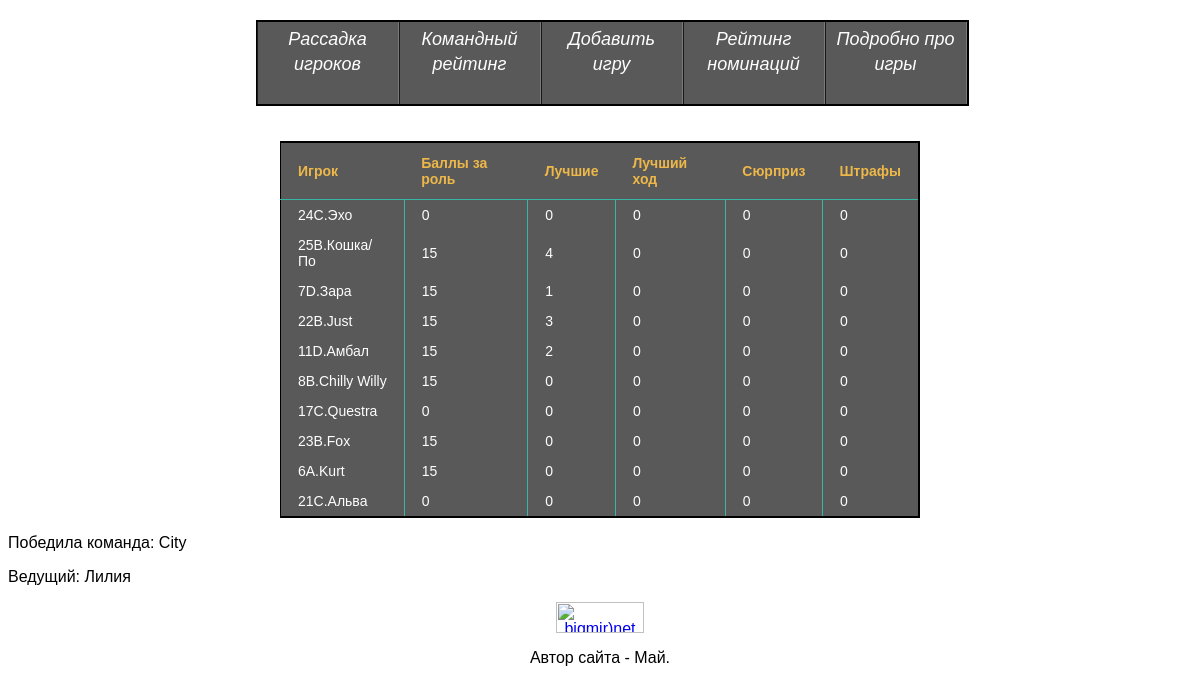
The app's page /?action=showGames&gameid=79 with its own data.
### tables this page shows
CREATE TABLE IF NOT EXISTS `PlayerGame` (
  `Id` int(11) NOT NULL AUTO_INCREMENT,
  `Player` varchar(256) NOT NULL,
  `GameId` int(11) NOT NULL,
  `Role` int(11) NOT NULL,
  `BestVotes` int(11) NOT NULL,
  `BestMove` int(11) NOT NULL,
  `DressCode` int(11) NOT NULL,
  `Surprise` smallint(1) NOT NULL,
  `Penalty` int(11) NOT NULL,
  PRIMARY KEY (`Id`),
  KEY `PlayerId` (`Player`),
  KEY `GameId` (`GameId`),
  KEY `RoleId` (`Role`)
);

### viewer.inc (called while the page is built, shortened)
<?php
function getView($name,$obj)
{
	require('templates/'.$name);
}
?>

### System.inc (called while the page is built, shortened)
<?php
class System
{
	public function showGames()
	{
		if (0)
		{
			header("Location: /authAdmin.php");
		}
		else
		{
			if (!isset($_GET['gameid']) || isset($_GET['delete']))
			{
				if (isset($_GET['delete']))
				{
					$gameid = $_GET['gameid'];
					SQL("delete from PlayerGame where gameid=?", array($gameid));
					SQL("delete from BestPlayersNominated where gameid=?", array($gameid));
					SQL("delete from MasterGame where gameid=?", array($gameid));
					SQL("delete from Games where gameid=?", array($gameid));
				}
				$res = SQL("select gameId,roomId, RoundNumber, MasterName, Statuses.Status from Games join Masters USING(masterId) join Statuses ON(StatusId=Games.Status) order by roundNumber ASC, roomId", null)->getAll();
				foreach($res as $game)
				{
					$games[$game['RoundNumber']][$game['roomId']] = array($game['MasterName'], $game['Status'], $game['gameId']);
				}
 				getView("showGamesView.inc", $games);
			}
			else
			{
				$game = SQL("select MasterName, Statuses.Status, roomId from Games join Masters using(masterId) join Statuses on(Statuses.StatusId=Games.Status) where gameid=?", array($_GET['gameid']))->getAll()[0];
				$players = SQL("select Penalty,player, Role, DressCode, BestMove, BestVotes, Surprise from PlayerGame where gameid=?",array($_GET['gameid']))->getAll();
				$packed = array('game'=>$game, 'players'=>$players);
				getView("GameView.inc", $packed);
			}
		}
	}
}
?>

### index.php (called while the page is built, shortened)
<?php
	require("viewer.inc");
	require("DBManager.inc");
	require("System.inc");
	if (isset($_GET['action']))
	{
		if ($_GET['action'] == 'getTeams')
			System::getInstance()->getTeams();
		else if ($_GET['action'] == 'adminPanel')
			System::getInstance()->getAdminPanel();
		else if ($_GET['action'] == 'insertGame')
			System::getInstance()->insertGame();
		else if ($_GET['action'] == 'showGames')
			System::getInstance()->showGames();
		else if ($_GET['action'] == 'getPlacing')
			System::getInstance()->getPlacing();
		else
			System::getInstance()->getTeams();
	}
	else
		System::getInstance()->getTeams();
?>

### DBManager.inc (called while the page is built, shortened)
<?php
require("DataSet.inc");
class DBManager
{
	private static $instance;
	private $DBH;
	public static function getInstance()
	{
		if(is_null(self::$instance))
		{
			self::$instance = new self();
		}
	return self::$instance;
}
public function connect($host,$dbname,$user,$password)
{
	try
	{
		$this->DBH = new PDO("mysql:host=$host;dbname=$dbname;", $user, $password, array(PDO::MYSQL_ATTR_INIT_COMMAND => "SET NAMES utf8"));
		$this->DBH->exec('SET NAMES utf8');
	}
	catch(PDOException $e)
	{
		WriteError($e->getMessage());
		die();
	}
}
public function SQL($query, $params = null)
{
	try
	{
		if(!is_null($params))
		{
			$STH = $this->DBH->prepare($query);
			$STH->execute($params);
			return new DataSet($STH);
		}
		else
		{
			$STH = $this->DBH->query($query);
			return new DataSet($STH);
		}
	}
	catch(PDOException $e)
	{
		WriteError($e->getMessge());
	}
}
}
function SQL($query, $params = null)
{
	return DBManager::getInstance()->SQL($query, $params);
}
?>

### DataSet.inc (called while the page is built, shortened)
<?php
class DataSet
{
public function __construct($ST)
{
	$this->STH = $ST;
	$this->STH->setFetchMode(PDO::FETCH_ASSOC);
	$this->arr = $this->STH->FetchAll();
}
}
?>

### templates/GameView.inc (the view, shortened to what this page needs)
<body>
	<table class="table_dark">
		<tr><th>Игрок</th><th>Баллы за роль</th><th>Лучшие</th><th>Лучший ход</th><th>Сюрприз</th><th>Штрафы</th></tr>
<?php
	foreach ($obj['players'] as $player) {
	echo "<tr><td>".$player['player']."</td><td>".$player['Role']."</td><td>".$player['BestVotes']."</td><td>".$player['BestMove']."</td><td>".$player['Surprise']."</td><td>".$player['Penalty']."</td></tr>";
}
?>
	</table>
	<div id="feed">
<?php
	echo "<p>Победила команда: ".$obj['game']["Status"]."</p>";
	echo "<p>Ведущий: ".$obj['game']["MasterName"]."</p>";
?>
	</div>
</body>

### templates/maska9.css (style rules this page uses)
* { font-family: Arial, Helvetica, sans-serif }
.table_dark { border:2px solid #000000; border-left: 1px solid #000000; font-family: "Lucida Sans Unicode", "Lucida Grande", Sans-Serif; font-size: 14px; width: 640px; text-align: left; border-collapse: collapse; color: #fefefe; background-color: #595959; margin: 10px auto; }
table { margin: 0 auto; }
.table_dark th { color: #EDB749; border-bottom: 1px solid #37B5A5; padding: 12px 17px; }
.table_dark td { color: #ffddbb border-bottom: 1px solid #37B5A5; border-right:1px solid #37B5A5; padding: 7px 17px; }
.table_dark tr:last-child td { border-bottom: none; }
.table_dark td:last-child { border-right: none; }

### records on screen
playergame: Player "24C.Эхо", Role "0", BestVotes "0", BestMove "0", Surprise "0", Penalty "0"
playergame: Player "25B.Кошка/По", Role "15", BestVotes "4", BestMove "0", Surprise "0", Penalty "0"
playergame: Player "7D.Зара", Role "15", BestVotes "1", BestMove "0", Surprise "0", Penalty "0"
playergame: Player "22B.Just", Role "15", BestVotes "3", BestMove "0", Surprise "0", Penalty "0"
playergame: Player "11D.Амбал", Role "15", BestVotes "2", BestMove "0", Surprise "0", Penalty "0"
playergame: Player "8B.Chilly Willy", Role "15", BestVotes "0", BestMove "0", Surprise "0", Penalty "0"
playergame: Player "17C.Questra", Role "0", BestVotes "0", BestMove "0", Surprise "0", Penalty "0"
playergame: Player "23B.Fox", Role "15", BestVotes "0", BestMove "0", Surprise "0", Penalty "0"
playergame: Player "6A.Kurt", Role "15", BestVotes "0", BestMove "0", Surprise "0", Penalty "0"
playergame: Player "21C.Альва", Role "0", BestVotes "0", BestMove "0", Surprise "0", Penalty "0"

### other values on screen
$obj['game']["Status"] "City"
$obj['game']["MasterName"] "Лилия"
